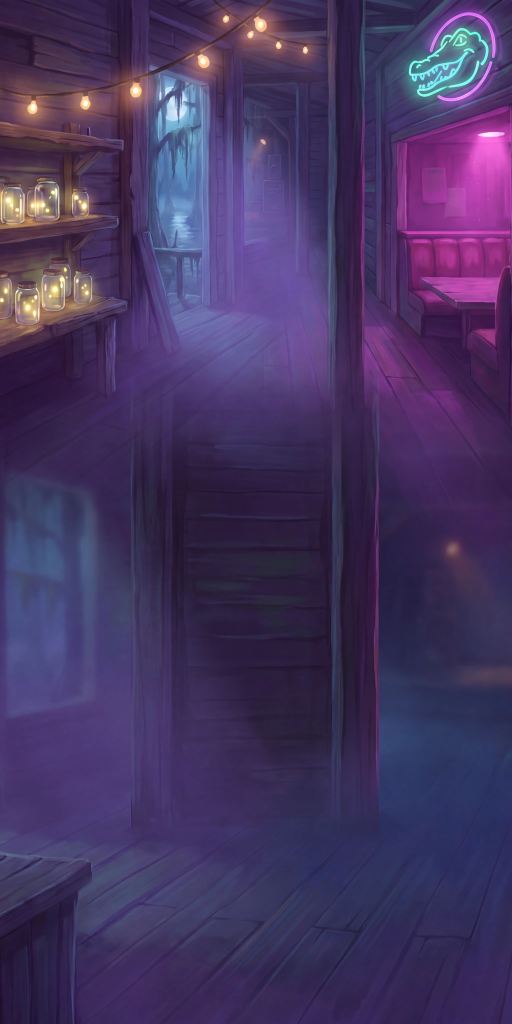
#> input picture art/source/backgrounds/bass-drop/base_portrait.webp, 1536 x 3072 px, given in place of matte_full.png, which was not available (shown at 1/3 size)
$ python env_speaker_stack.py
#> lines starting #> are read from the running program, lines starting #| are printed output that depends on the picture; after the words box and inside, x2 and y2 are one past the last pixel; in counts of white or black regions, pixels touching at a corner belong together; pictures that were not available may be replaced by others from this repository, and a replacement may not be noted
### tools/bdart/bglib.py
"""Shared helpers for the Bass Drop 0-credit background builds (tools/bdart/backgrounds.py).

Plates are float32 sRGB arrays in [0, 1], shape (H, W, 3). Everything is deterministic (seeded noise), so a rebuild
reproduces the same bytes for the same inputs.
"""
from __future__ import annotations

import hashlib
import io
import json
from pathlib import Path

import cv2
import numpy as np
from PIL import Image

REPO = Path(__file__).resolve().parents[2]

# approved raws (art/plan/approvals.json): bg_base_landscape = ab1 ab_bg_painted (924d3637),
# bd_bg_base_portrait = bd_c07 (01d29fe8)
RAW_LANDSCAPE = REPO / "art/_raw/ab_bg_painted/v01/raw.png"
RAW_PORTRAIT = REPO / "art/_raw/bd_bg_base_portrait/v01/raw.png"
OUT_LANDSCAPE = (2560, 1280)   # 2:1, size policy <= 2560 px wide
OUT_PORTRAIT = (1536, 3072)    # 1:2, same as base_portrait.webp (c0107)


# [6 lines left out: function sha256_file, not called in this run]


def load_rgb(p: Path) -> np.ndarray:
    return np.asarray(Image.open(p).convert("RGB"), dtype=np.float32) / 255.0


# [25 lines left out: functions centre_crop, base_plate, not called in this run]


def to_u8(a: np.ndarray) -> np.ndarray:
    return np.clip(np.round(a * 255.0), 0, 255).astype(np.uint8)


# [10 lines left out: functions save_webp, save_png, not called in this run]


# ---------------------------------------------------------------- colour helpers
def srgb_to_linear(a: np.ndarray) -> np.ndarray:
    return np.where(a <= 0.04045, a / 12.92, ((a + 0.055) / 1.055) ** 2.4)


def linear_to_srgb(a: np.ndarray) -> np.ndarray:
    a = np.clip(a, 0, None)
    return np.where(a <= 0.0031308, a * 12.92, 1.055 * np.power(a, 1 / 2.4) - 0.055)


# [10 lines left out: functions luma, lightness, not called in this run]


def hsv(a: np.ndarray) -> tuple[np.ndarray, np.ndarray, np.ndarray]:
    hsv_ = cv2.cvtColor(a.astype(np.float32), cv2.COLOR_RGB2HSV)  # H in degrees 0..360, S, V in 0..1
    return hsv_[..., 0], hsv_[..., 1], hsv_[..., 2]


# [4 lines left out: function blur, not called in this run]


def smoothstep(x: np.ndarray, e0: float, e1: float) -> np.ndarray:
    t = np.clip((x - e0) / (e1 - e0), 0, 1)
    return t * t * (3 - 2 * t)


def hue_gate(h: np.ndarray, centre: float, half: float, soft: float = 12.0) -> np.ndarray:
    d = np.abs((h - centre + 180.0) % 360.0 - 180.0)
    return 1.0 - smoothstep(d, half, half + soft)


def fbm(shape: tuple[int, int], seed: int, octaves: int = 5, base: float = 0.004, stretch: tuple[float, float] = (1, 1)) -> np.ndarray:
    """Seeded fractal value noise in [0, 1] (bilinear-upsampled random grids), stretch = (sx, sy) feature scale."""
    h, w = shape
    rng = np.random.default_rng(seed)
    acc = np.zeros(shape, np.float32)
    amp, tot = 1.0, 0.0
    for o in range(octaves):
        f = base * (2 ** o)
        gw = max(2, int(w * f / stretch[0]) + 2)
        gh = max(2, int(h * f / stretch[1]) + 2)
        grid = rng.random((gh, gw)).astype(np.float32)
        layer = cv2.resize(grid, (w, h), interpolation=cv2.INTER_CUBIC)
        acc += amp * layer
        tot += amp
        amp *= 0.5
    acc /= tot
    lo, hi = np.percentile(acc, 1), np.percentile(acc, 99)
    return np.clip((acc - lo) / (hi - lo), 0, 1)


def screen(base: np.ndarray, layer: np.ndarray) -> np.ndarray:
    return 1.0 - (1.0 - base) * (1.0 - np.clip(layer, 0, 1))


# ---------------------------------------------------------------- gates
# [25 lines left out: functions darker_centre, edge_iou, not called in this run]


def write_json(p: Path, obj) -> None:
    p.parent.mkdir(parents=True, exist_ok=True)
    p.write_text(json.dumps(obj, indent=1) + "\n")

### tools/bdart/env_speaker_stack.py
#!/usr/bin/env python3
"""env_speaker_stack parts (ANIMATION_SET 4.1: the lower cabinet behind Gumbo), 0 credits.

Plan rows bd_speaker_stack_master / bd_speaker_stack_parts (c12 / c13) could not run (balance below the 8-credit
floor); this is the plan's own fallback, "reuse the meter cabinet art scaled and cropped", extended so the brief still
holds (artbible.bassDrop.props.lower_cabinet: one woofer in the upper two-thirds, two round bass ports, two thick black
cables hanging from the top edge):

- cabinet  : the approved meter cabinet (bd_meter_master 80be379d, full-resolution matte), 9-sliced to 608 x 640
             units: corners + bolts + bevel kept, the face re-laid as a clean lacquered plum panel (smooth fit of
             the painted face + its own brush grain), grill strips and woofer removed (they are separate parts)
- woofer   : the meter rig's own woofer parts (rim, trim band in neutral grey, cone, surround, dust cap) at 0.62x
- port_L/R : the rim ring at 0.19x with a shaded dark port hole (key light upper left) + a matching outline
- cable_1/2: procedurally shaded tubes in formula D terms (single-weight black outline, soft diffuse gradient from
             the upper-left key, crisp white specular, thin cool rim light) with gold jack plugs
- fx       : floor_light (additive cone + pool), glow_ring (additive, half size)

Canvas 720 x 1440 (2x the 304 x 320 landscape design size); root = canvas centre = the cabinet's bottom centre (360,
720), the rig's anchor. Writes art/source/env/spine/images/env_speaker_stack/*.png, art/source/env/speaker_stack/
parts.json and QA previews in build/qa/bdart/env_speaker_stack/.
"""
from __future__ import annotations

import argparse
import json
import math

import cv2
import numpy as np
from PIL import Image
from scipy.spatial import cKDTree

from bglib import REPO, blur, fbm, smoothstep, write_json

MASTER = REPO / "art/_work/c0107/bd_meter_master/matte_full.png"      # the approved master's full-res matte
METER_IMG = REPO / "art/source/spine/images/ui_groove_meter"
METER_PARTS = REPO / "art/source/ui/meter/parts.json"
IMG = REPO / "art/source/env/spine/images/env_speaker_stack"
SRC = REPO / "art/source/env/speaker_stack"
QA = REPO / "build/qa/bdart/env_speaker_stack"
CANVAS = (720, 1440)
CAB = (56, 80, 608, 640)          # x, y, w, h (image space); bottom centre (360, 720)
WOOFER_C = (360.0, 322.0)
WOOFER_D = 404.0
PORT_D = 126.0
PORTS = {"port_L": (246.0, 606.0), "port_R": (474.0, 606.0)}
OUTLINE = 6.5                     # outline weight in units (measured: the cabinet's 18 px at 0.3585)


def premul_resize(rgba: np.ndarray, size: tuple[int, int]) -> np.ndarray:
    a = rgba[..., 3:4]
    pm = np.concatenate([rgba[..., :3] * a, a], -1)
    interp = cv2.INTER_AREA if size[0] < rgba.shape[1] else cv2.INTER_LANCZOS4
    r = cv2.resize(pm, size, interpolation=interp)
    r = np.clip(r, 0, 1)
    al = r[..., 3:4]
    rgb = np.where(al > 1e-4, r[..., :3] / np.maximum(al, 1e-4), 0)
    return np.concatenate([np.clip(rgb, 0, 1), al], -1)


def load(p) -> np.ndarray:
    return np.asarray(Image.open(p).convert("RGBA"), np.float32) / 255.0


def save(a: np.ndarray, name: str, pad: int = 0) -> list[int]:
    """Crop to content (+ pad transparent px), save, return the bbox [x, y, w, h] relative to the array's origin."""
    ys, xs = np.nonzero(a[..., 3] > 1 / 255)
    x0, y0, x1, y1 = xs.min() - pad, ys.min() - pad, xs.max() + 1 + pad, ys.max() + 1 + pad
    IMG.mkdir(parents=True, exist_ok=True)
    Image.fromarray(np.round(a[y0:y1, x0:x1] * 255).astype(np.uint8)).save(IMG / f"{name}.png", optimize=True)
    return [int(x0), int(y0), int(x1 - x0), int(y1 - y0)]


# ------------------------------------------------------------------ cabinet shell
def cabinet() -> np.ndarray:
    m = load(MASTER)
    al = m[..., 3]
    ys, xs = np.nonzero(al > 0.5)
    x0, y0, x1, y1 = xs.min(), ys.min(), xs.max() + 1, ys.max() + 1
#> x0 = 0; y0 = 0; x1 = 1536; y1 = 3072
    m = m[y0:y1, x0:x1].copy()
    al = m[..., 3]
    H, W = al.shape
    # measured on the master (full res, cabinet-local): bolts, grill strips, woofer
    bolts = [(201, 168), (1495, 168), (201, 1934), (1495, 1934)]
    # erode with a zero border (cv2's default border counts as foreground and the cabinet touches the crop)
    face = cv2.erode((al > 0.5).astype(np.uint8), cv2.getStructuringElement(cv2.MORPH_ELLIPSE, (181, 181)),
                     borderType=cv2.BORDER_CONSTANT, borderValue=0) > 0
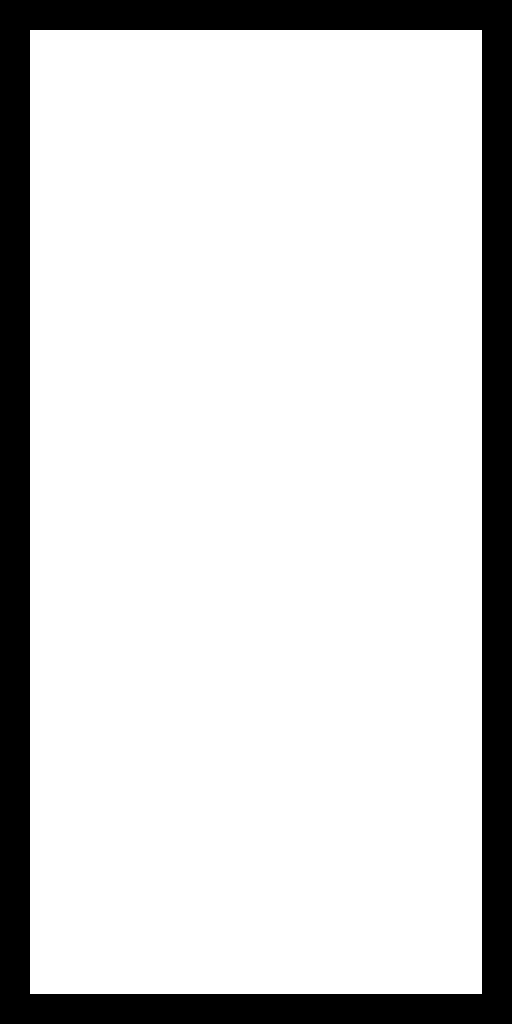
#> face: shape (3072, 1536) bool (shown at 1/3 size); 83.1% white; 1 black region, box (x1, y1, x2, y2) and area: (0, 0, 1536, 3072) 797040
    yy, xx = np.mgrid[0:H, 0:W].astype(np.float32)
    keep = np.zeros((H, W), bool)
    for bx, by in bolts:
        keep |= (xx - bx) ** 2 + (yy - by) ** 2 < 74 ** 2
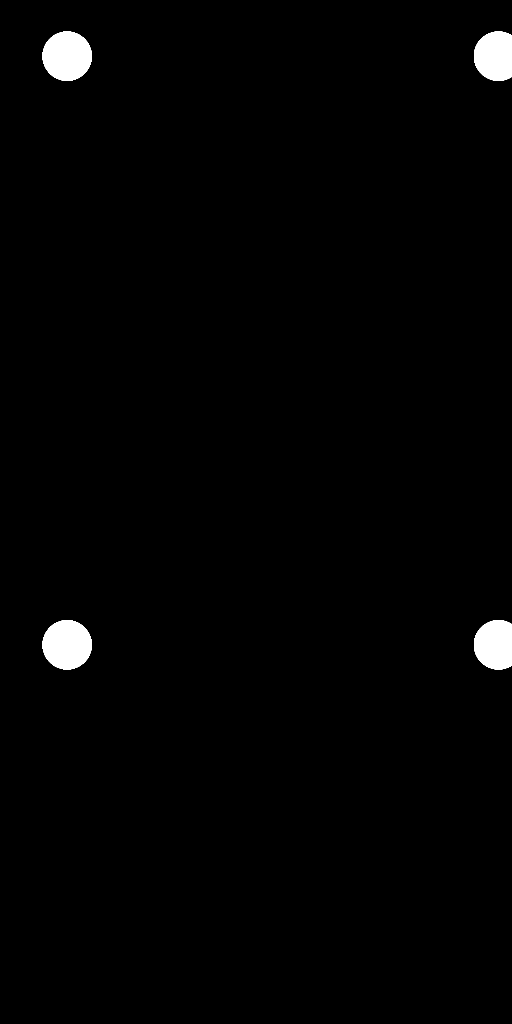
#> keep: shape (3072, 1536) bool (shown at 1/3 size); 1.3% white; 4 white regions, box (x1, y1, x2, y2) and area: (128, 95, 275, 242) 17181, (128, 1861, 275, 2008) 17181, (1422, 95, 1536, 242) 14266, (1422, 1861, 1536, 2008) 14266
    woofer = (xx - 847) ** 2 + (yy - 1079) ** 2 < 720 ** 2
    grills = ((yy > 100) & (yy < 270) | (yy > 1860) & (yy < 2030)) & (xx > 290) & (xx < 1410)
    clean = face & ~keep & ~woofer & ~grills
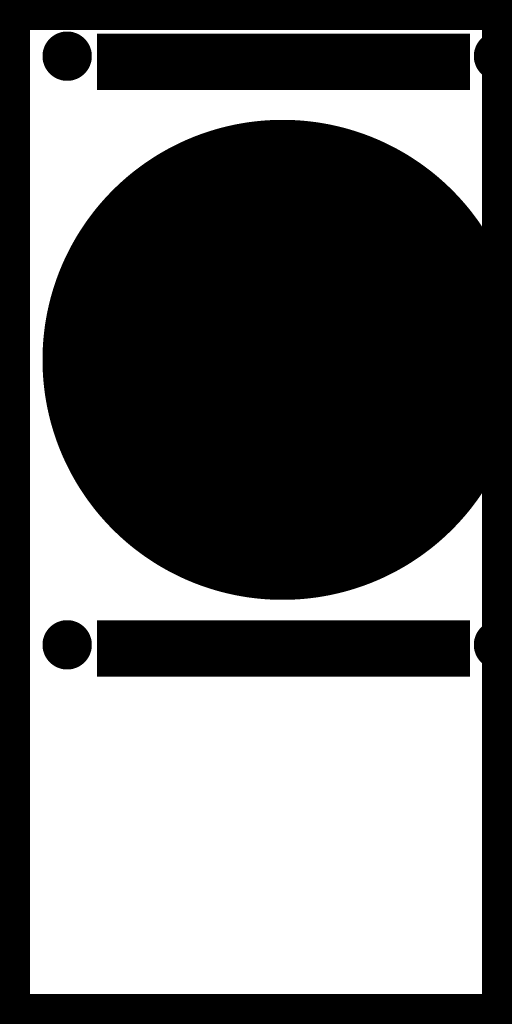
#> clean: shape (3072, 1536) bool (shown at 1/3 size); 41.2% white; 1 white region, box (x1, y1, x2, y2) and area: (90, 90, 1446, 2982) 1942756
    # smooth fit of the painted face (cubic in x, y) on the clean wood; keeps its upper-left key-light gradient
    xs_, ys_ = xx[clean] / W, yy[clean] / H
    A = np.stack([np.ones_like(xs_), xs_, ys_, xs_ * ys_, xs_ ** 2, ys_ ** 2, xs_ ** 3, ys_ ** 3, xs_ ** 2 * ys_, xs_ * ys_ ** 2], 1)
    fit = []
    for c in range(3):
        coef, *_ = np.linalg.lstsq(A, m[..., c][clean], rcond=None)
        fit.append(coef)
#> after the loop, fit = [[0.516, -0.401, -0.552, 1.28, -0.933, 0.243, 1.64, -0.111, -1.87, 0.412], [0.384, 0.078, -0.774, -0.172, -0.92, 1.52, 0.967, -1.05, -0.479, 0.707], [0.35, 0.881, -0.657, -1.52, -2.1, 2.3, 1.87, -1.81, -0.489, 1.69]]
    X, Y = xx / W, yy / H
    Af = np.stack([np.ones_like(X), X, Y, X * Y, X ** 2, Y ** 2, X ** 3, Y ** 3, X ** 2 * Y, X * Y ** 2], -1)
    panel = np.stack([Af @ f for f in fit], -1)
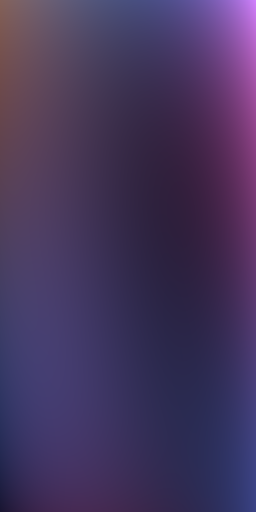
#> panel: shape (3072, 1536, 3) float32 (shown at 1/6 size); mean of channels 0, 1, 2 0.269, 0.212, 0.368; drawn as R, G, B
    resid = (m[..., :3] - panel)[clean]
    grain_amp = float(np.clip(resid.std(), 0.005, 0.03))
#> grain_amp = 0.03
    grain = fbm((H, W), seed=7301, octaves=5, base=40.0 / W, stretch=(1.0, 6.0)) - 0.5
    grain = cv2.GaussianBlur(grain, (0, 0), 1.5)
    panel = panel + grain[..., None] * grain_amp * 2.2
    # blend the new panel into the face (soft edge just inside the bevel line), bolts untouched
    repl = (face & ~keep).astype(np.float32)
    repl = cv2.GaussianBlur(repl, (0, 0), 6) * face
    for bx, by in bolts:   # soft ring round each bolt so the new panel meets its painted socket shadow
        d = np.sqrt((xx - bx) ** 2 + (yy - by) ** 2)
        repl *= smoothstep(d, 70, 86)
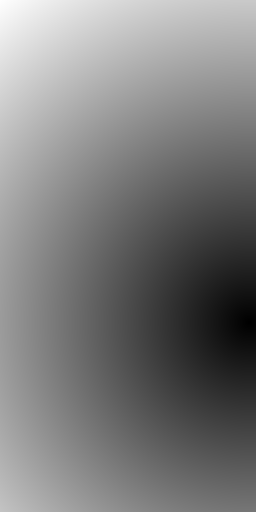
#> d: shape (3072, 1536) float32 (shown at 1/6 size); min 0, max 2444.5, mean 1195.5; drawn with min black and max white
    rgb = m[..., :3] * (1 - repl[..., None]) + np.clip(panel, 0, 1) * repl[..., None]
    m = np.dstack([rgb, al])
    # 9-slice: keep the top and bottom 520 px (bolts and rounded corners), compress the uniform middle
    s = CAB[2] / W
    target_h = int(round(CAB[3] / s))
    top, bot = m[:520], m[H - 520:]
    mid = m[520:H - 520]
    mid = premul_resize(mid, (W, target_h - 1040))
    shell = np.concatenate([top, mid, bot], 0)
    shell = premul_resize(shell, (CAB[2], CAB[3]))
    return shell


# ------------------------------------------------------------------ woofer and ports
def meter_woofer(names=("rim", "trim_base", "cone", "surround", "dust_cap")) -> np.ndarray:
    """The meter rig's woofer parts composited on its 760 x 880 canvas, cropped to the rim (648 px square)."""
    parts = {p["name"]: p for p in json.loads(METER_PARTS.read_text())["parts"]}
    can = np.zeros((880, 760, 4), np.float32)

    # [7 lines left out: function over, not called in this run]

    for name in names:
        p = parts[name]
        img = load(METER_IMG / f"{name}.png")
        x, y, w, h = p["bbox"]
        if name == "trim_base":      # stored at half size (region_scale 2), recoloured teal per mode: use it grey
            img = premul_resize(img, (w * 2, h * 2))
            g = img[..., :3].mean(-1, keepdims=True)
            img = np.concatenate([np.clip(g * 0.35 + 0.62, 0, 1).repeat(3, -1) * np.array([0.93, 0.93, 0.96]), img[..., 3:4]], -1)
            x, y = x + w // 2 - w, y + h // 2 - h
        over(img, x, y)
    rim = parts["rim"]["bbox"]
    return can[rim[1]:rim[1] + rim[3], rim[0]:rim[0] + rim[2]]


# [149 lines left out: functions ring_stroke, port, catmull, resample, tube, over_rgba and 3 more, not called in this run]


def main() -> None:
    ap = argparse.ArgumentParser()
    ap.add_argument("--provenance", action="store_true")
    args = ap.parse_args()
    QA.mkdir(parents=True, exist_ok=True)
    SRC.mkdir(parents=True, exist_ok=True)
    W, H = CANVAS
    parts = []

    def place(img, x, y):
#> called with x = 56, y = 80
        can = np.zeros((H, W, 4), np.float32)
        h, w = img.shape[:2]
        can[y:y + h, x:x + w] = img
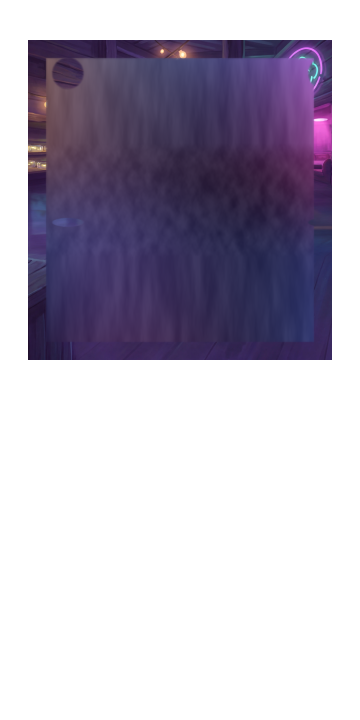
#> can: shape (1440, 720, 4) float32 (shown at 1/2 size); mean R, G, B, A 0.1, 0.0776, 0.137, 0.375; transparent parts drawn white
        return can

    cab = cabinet()
    cab_c = place(cab, CAB[0], CAB[1])
    parts.append({"name": "cabinet", "bbox": save(cab_c, "cabinet"), "z": 0.1, "bone": "cabinet"})
#> in save, `x0, y0, x1, y1 = xs.min() - pad, ys.min() - pad, xs.max() + 1 + pad, y..`: x0 = 56; y0 = 80; x1 = 664; y1 = 720

    # the woofer in two layers, as on the meter: the rim ring (+ trim) stays on the cabinet, the cone (+ its surround
    # outline and the dust cap) is the pumping mesh drawn over the rim's inner rubber edge
    wf = meter_woofer()
    wx, wy = int(WOOFER_C[0] - WOOFER_D / 2), int(WOOFER_C[1] - WOOFER_D / 2)
    rim_c = place(premul_resize(meter_woofer(("rim", "trim_base")), (int(WOOFER_D), int(WOOFER_D))), wx, wy)
    parts.append({"name": "woofer_rim", "bbox": save(rim_c, "woofer_rim"), "z": 0.3, "bone": "cabinet"})
    cone_c = place(premul_resize(meter_woofer(("cone", "surround", "dust_cap")), (int(WOOFER_D), int(WOOFER_D))), wx, wy)
    parts.append({"name": "woofer", "bbox": save(cone_c, "woofer", pad=8), "z": 0.35, "bone": "woofer"})   # room for the polar hull

    pimg = port(wf)
    for name, (px, py) in PORTS.items():
        n = pimg.shape[0]
        pc = place(pimg, int(px - n / 2), int(py - n / 2))
        parts.append({"name": name, "bbox": save(pc, name), "z": 0.2, "bone": name})

    # cables: over the top edge from behind, draped over the corner, hanging down the sides in front
    c1 = cable([(176, 90), (150, 70), (104, 66), (70, 86), (52, 130), (46, 210), (52, 300), (66, 372)], radius=12.0)
    c2 = cable([(560, 90), (590, 72), (630, 76), (656, 104), (668, 160), (668, 232), (660, 292)], radius=11.0)
    parts.append({"name": "cable_1", "bbox": save(c1, "cable_1"), "z": 0.5, "bone": "cable_1"})
    parts.append({"name": "cable_2", "bbox": save(c2, "cable_2"), "z": 0.5, "bone": "cable_2"})

    fl = floor_light()
    parts.append({"name": "floor_light", "bbox": save(fl, "floor_light"), "z": 0.05, "bone": "fx_floor", "slot": "floor_light",
                  "blend": "additive", "color": "ffffff00"})
    gr = glow_ring()
    n = gr.shape[0]
    gb = save(np.pad(gr, ((0, 0), (0, 0), (0, 0))), "glow_ring")
    parts.append({"name": "glow_ring", "bbox": [int(WOOFER_C[0] - n / 2), int(WOOFER_C[1] - n / 2), gb[2], gb[3]], "z": 0.9,
                  "bone": "fx_glow", "slot": "fx_glow", "blend": "additive", "color": "ffffff00"})
    doc = {"$comment": "env_speaker_stack parts (ANIMATION_SET 4.1), tools/bdart/env_speaker_stack.py: cabinet 9-sliced from the "
                       "approved bd_meter_master (80be379d), woofer = the ui_groove_meter woofer parts, ports from its rim, "
                       "procedural cables + fx. Canvas 720 x 1440 at 2x landscape; root = canvas centre = the cabinet's "
                       "bottom centre (360, 720).",
           "symbol": "env_speaker_stack", "canvas": [W, H], "images": "../spine/images", "parts": parts}
    write_json(SRC / "parts.json", doc)

    # rest-pose preview (normal parts only, z order) on the in-game backdrop colour, full size and at 1x landscape
    rest = np.zeros((H, W, 4), np.float32)
    for p in sorted(parts, key=lambda p: p["z"]):
        if p.get("blend") == "additive":
            continue
        img = load(IMG / f"{p['name']}.png")
        x, y, w, h = p["bbox"]
        can = np.zeros((H, W, 4), np.float32)
        can[y:y + h, x:x + w] = img
        rest = over_rgba(rest, can)
    crop = rest[0:800, :]
    bg = np.ones_like(crop[..., :3]) * np.array([0.12, 0.06, 0.2])
    comp = bg * (1 - crop[..., 3:4]) + crop[..., :3] * crop[..., 3:4]
    Image.fromarray(np.round(comp * 255).astype(np.uint8)).save(QA / "rest_full.png")
    small = Image.fromarray(np.round(comp * 255).astype(np.uint8)).resize((W // 2, 400), Image.LANCZOS)
    small.save(QA / "rest_1x.png")
    print(json.dumps({p["name"]: p["bbox"] for p in parts}))
    if args.provenance:
        from prov import add_rows
        meter = "ui_groove_meter_{}.cut.{}"
        src = {
            "cabinet": (["bd_meter_master_full.matte.3e443493"], "higgsfield",
                        "9-sliced from the approved bd_meter_master matte: corners, bolts and bevel kept, face re-laid as a smooth fit of the painted panel + its grain, grill strips and woofer removed, 608 x 640 units"),
            "woofer_rim": ([meter.format("rim", "f5920888"), meter.format("trim_base", "33dd1905")], "higgsfield",
                           "the meter rig's rim + trim band (trim neutral grey) at 0.62x"),
            "woofer": ([meter.format("cone", "cb90c288"), meter.format("surround", "e158a435"), meter.format("dust_cap", "cdb5a59d")], "higgsfield",
                       "the meter rig's cone + surround + dust cap at 0.62x (polar mesh in the rig)"),
            "port_L": ([meter.format("rim", "f5920888")], "higgsfield", "the meter rim at 0.19x + a shaded port hole"),
            "port_R": ([meter.format("rim", "f5920888")], "higgsfield", "the meter rim at 0.19x + a shaded port hole"),
            "cable_1": ([], "owned-code", "procedural tube (formula D shading: black outline, upper-left key, white specular, cool rim) + gold jack"),
            "cable_2": ([], "owned-code", "procedural tube (formula D shading: black outline, upper-left key, white specular, cool rim) + gold jack"),
            "floor_light": ([], "owned-code", "procedural additive floor pool + cone"),
            "glow_ring": ([], "owned-code", "procedural additive ring, half size (region_scale 2)"),
        }
        rows = [{"id_prefix": f"env_speaker_stack_{n}.cut", "path": f"art/source/env/spine/images/env_speaker_stack/{n}.png",
                 "stage": "layer-split", "parents": par, "license": lic, "script": "tools/bdart/env_speaker_stack.py",
                 "notes": f"env_speaker_stack part '{n}' (plan rows bd_speaker_stack_master/_parts, 0-credit fallback): {what}"}
                for n, (par, lic, what) in src.items()]
        print("provenance rows added:", add_rows(rows))


if __name__ == "__main__":
#> (the run stopped early here; a loop or call above may not have finished)
